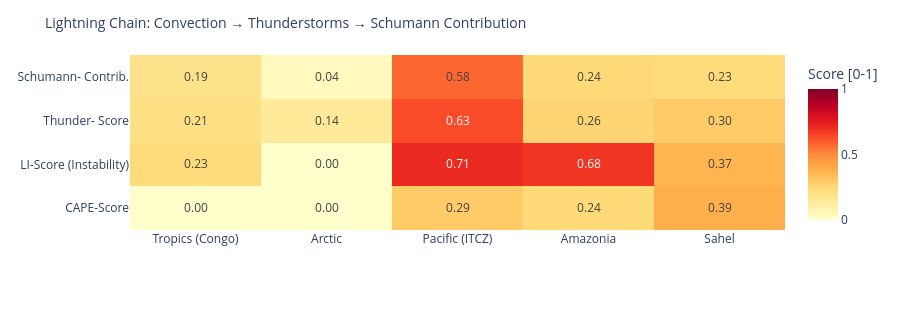

Notebook source saved alongside this figure:
### Code cell
# ============================================================
# LIGHTNING CHAIN: Convection → Thunderstorms → Schumann
# Shows the causal chain per measurement point as heatmap
# ============================================================

def cape_score(v):
    """CAPE → normalized score [0,1]"""
    if v is None or pd.isna(v): return 0.0
    return min(1.0, float(v) / 3000)

def li_score(v):
    """Lifted Index: negative = unstable → score [0,1]"""
    if v is None or pd.isna(v): return 0.3
    return min(1.0, max(0.0, (-float(v) + 6) / 12))

def cloud_score(v):
    if v is None or pd.isna(v): return 0.3
    return float(v) / 100

def thunder_score(row):
    """Kombinierter Gewitterwahrscheinlichkeits-Score
    CAPE + LI + Bedeckung + WMO-Gewitter + konvektiver Niederschlag (showers)
    Hinweis: X-Ray und Kp sind kein Bestandteil – nur geomagn./solarer Kontext.
    """
    cs = cape_score(row.get('cape'))
    ls = li_score(row.get('li'))
    cl = cloud_score(row.get('cloud'))
    t  = 1.0 if row.get('thunderstorm') else 0.0
    # Convective precipitation (showers) as additional indicator
    sh = min(1.0, (row.get('showers') or 0) / 5.0)
    return round(cs * 0.30 + ls * 0.25 + cl * 0.15 + t * 0.20 + sh * 0.10, 3)

def schumann_contribution(t_score, lat):
    """Schumann contribution: higher in tropics (±30°), scaled by thunderstorm score"""
    lat_weight = max(0.3, 1.0 - abs(lat) / 60)
    return round(t_score * lat_weight, 3)

df_atm['cape_score']   = df_atm.apply(lambda r: cape_score(r['cape']), axis=1)
df_atm['li_score']     = df_atm.apply(lambda r: li_score(r['li']),    axis=1)
df_atm['thunder_score']= df_atm.apply(lambda r: thunder_score(r.to_dict()), axis=1)
df_atm['schumann_contribution'] = df_atm.apply(
    lambda r: schumann_contribution(r['thunder_score'], r['lat']), axis=1)

metrics = ['cape_score', 'li_score', 'thunder_score', 'schumann_contribution']
labels  = ['CAPE-Score', 'LI-Score\n(Instability)', 'Thunder-\nScore', 'Schumann-\nContrib.']
z_data  = [df_atm[m].tolist() for m in metrics]

fig = go.Figure(go.Heatmap(
    z=z_data,
    x=df_atm['point'].tolist(),
    y=labels,
    colorscale='YlOrRd',
    zmin=0, zmax=1,
    text=[[f'{v:.2f}' for v in row] for row in z_data],
    texttemplate='%{text}', textfont=dict(size=12),
    colorbar=dict(title='Score [0-1]')
))
fig.update_layout(
    title=dict(text='Lightning Chain: Convection → Thunderstorms → Schumann Contribution', font=dict(size=14)),
    height=310,
    plot_bgcolor='rgba(0,0,0,0)', paper_bgcolor='rgba(0,0,0,0)',
    margin=dict(l=130, r=80, t=55, b=80)
)
fig.show()

### Figure 1 — Plotly figure (JSON) as saved in the notebook; plotly's stock layout.template omitted (floating-point values rounded to 4 significant figures)
{"data": [{"colorbar": {"title": {"text": "Score [0-1]"}}, "colorscale": [[0.0, "rgb(255,255,204)"], [0.125, "rgb(255,237,160)"], [0.25, "rgb(254,217,118)"], [0.375, "rgb(254,178,76)"], [0.5, "rgb(253,141,60)"], [0.625, "rgb(252,78,42)"], [0.75, "rgb(227,26,28)"], [0.875, "rgb(189,0,38)"], [1.0, "rgb(128,0,38)"]], "text": [["0.00", "0.00", "0.29", "0.24", "0.39"], ["0.23", "0.00", "0.71", "0.68", "0.37"], ["0.21", "0.14", "0.63", "0.26", "0.30"], ["0.19", "0.04", "0.58", "0.24", "0.23"]], "textfont": {"size": 12}, "texttemplate": "%{text}", "type": "heatmap", "x": ["Tropics (Congo)", "Arctic", "Pacific (ITCZ)", "Amazonia", "Sahel"], "y": ["CAPE-Score", "LI-Score\n(Instability)", "Thunder-\nScore", "Schumann-\nContrib."], "z": [[0.0, 0.0, 0.2933, 0.2433, 0.3867], [0.2333, 0.0, 0.7083, 0.6833, 0.3667], [0.208, 0.144, 0.629, 0.263, 0.296], [0.194, 0.043, 0.577, 0.241, 0.232]], "zmax": 1, "zmin": 0}], "layout": {"height": 310, "margin": {"b": 80, "l": 130, "r": 80, "t": 55}, "paper_bgcolor": "rgba(0,0,0,0)", "plot_bgcolor": "rgba(0,0,0,0)", "title": {"font": {"size": 14}, "text": "Lightning Chain: Convection → Thunderstorms → Schumann Contribution"}}}
